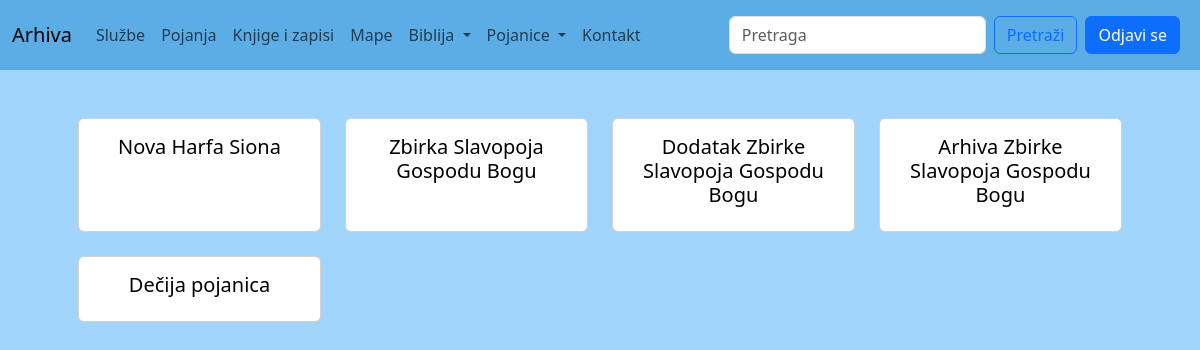
The page /nove-pojanice/ (signed in) on the database its author committed.
### pojanice/models.py (models this page shows, shortened)
class Pojanica(models.Model):
    name = models.CharField(max_length=255)
    slug = models.SlugField(unique=True, blank=True, null=True)
    godina_izdanja = models.CharField(max_length=255, blank=True, null=True)

### pojanice/views.py (the view)
# urls.py: path('nove-pojanice/', pojanice_list,name='pojanice_list'),
@login_required(login_url="/login/")
def pojanice_list(request):
	folders = Pojanica.objects.all()
	return render(request, 'pojanica.html', {'folders': folders})

### pojanice/templates/pojanica.html (shortened to what this page needs)
{% extends "base.html" %}
{% block content%}
<div class="container p-5">
    <div class="row">
        {% for folder in folders %}
            <div class="col-md-3 mb-4">
                <div class="card h-100 d-flex flex-column">
                    <a href="{% url 'pojanica_list_view' folder.slug %}" class="text-decoration-none text-black">
                        <div class="card-body d-flex align-items-center justify-content-center text-center">
                            <h5 class="card-title text-center" style="white-space: normal;">{{ folder.name }}</h5>
                        </div>
                    </a>
                </div>
            </div>
            {% if forloop.counter|divisibleby:4 %}
                </div><div class="row">
            {% endif %}
        {% endfor %}
    </div>
</div>
{% endblock %}

### rows shown on the page
Pojanica: name "Nova Harfa Siona"
Pojanica: name "Zbirka Slavopoja Gospodu Bogu"
Pojanica: name "Dodatak Zbirke Slavopoja Gospodu Bogu"
Pojanica: name "Arhiva Zbirke Slavopoja Gospodu Bogu"
Pojanica: name "Dečija pojanica"
